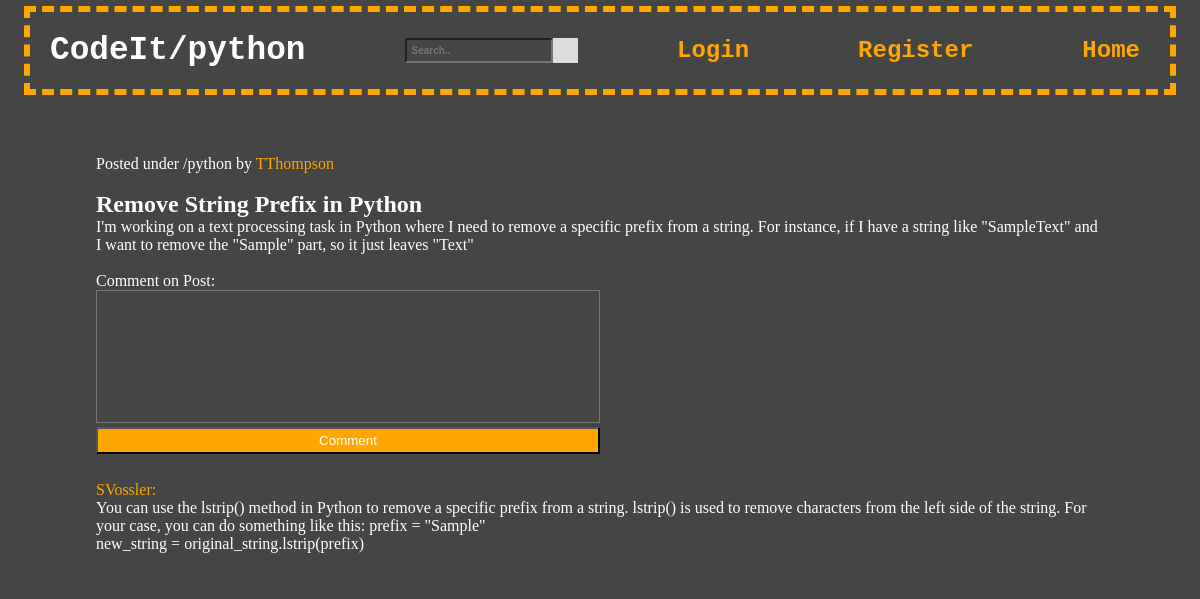
The page /post?post_id=4 on the database its author committed.
### tables this page shows
CREATE TABLE ForumPost(
        PostId INTEGER PRIMARY KEY NOT NULL,
        PostedBy TEXT NOT NULL,
        PostTitle TEXT NOT NULL,
        PostContent TEXT NOT NULL,
        PostSubForum TEXT NOT NULL,
        Upvotes INTEGER NOT NULL,
        Downvotes INTEGER NOT NULL
    );

### run.py (the view)
@app.route("/post")
def post():
    id = request.args.get('post_id')
    con = sql.connect("ForumPosts.db")
    con.row_factory = sql.Row
    cur = con.cursor()
    sql_select_query = """select * from ForumPost WHERE\
        PostId = ?"""
    cur.execute(sql_select_query, (id,))
    post = cur.fetchone()
    con.close()
    postDict = None
    if post:
        postDict = {
            "postId": post[0],
            "postedBy": post[1],
            "title": post[2],
            "content": post[3],
            "subforum": post[4]
        }
    con = sql.connect("PostComments.db")
    con.row_factory = sql.Row
    cur = con.cursor()
    sql_select_query = """select * from PostComment where\
        PostId = ?"""
    cur.execute(sql_select_query, (id,))
    comments = cur.fetchall()
    print(comments)
    con.close()
    return render_template('post.html',
            postDict = postDict, comments=comments )

### templates/post.html (shortened to what this page needs)
<!DOCTYPE html>
<html lang="en">
<head>
    <link href="../static/css/post.css" rel="stylesheet">
</head>
<body>
    <nav class="nav-bar">
        <div class="forum-logo">
          <h3>CodeIt/{{postDict['subforum']}}</h3>
        </div>
        <div class="search-container">
          <form action="/index">
            <input type="text" placeholder="Search.." name="search">
            <button type="submit"></button>
          </form>
        </div>
        {% if not session['logged_in'] %}
          <a href="/login-clicked">Login</a>
          <a href="/register">Register</a>
        {% endif %}
        <a href="/index">Home</a>
    </nav>
    <div class="post-container">
      <header>
        <p>Posted under /{{postDict["subforum"]}} by <a href="{{url_for('profile', posted_by=postDict['postedBy'])}}">{{postDict["postedBy"]}}</a> </p> <br />
        <h2>{{postDict["title"]}}</h2>
      </header>
      <article>
        <p>{{postDict["content"]|safe}}</p> <br />
      </article>
      <footer>
        <p>Comment on Post:
          </p>
        <div class="comment-input-container">
          <form action="{{ url_for('comment_submit', post_id=postDict['postId']) }}" method="post">
            <textarea class="comment-input" name="comment-content"></textarea>
            <input class="button" type="submit" value="Comment" />
          </form>
        </div>
        <br/>
        <br/>
        <br/>
        {% for comment in comments %}
            <a href="{{url_for('profile', posted_by=comment['CommentedBy'])}}">{{comment["CommentedBy"]}}:</a>
            <p>{{ comment["CommentContent"]|safe }}</p> <br/>
        {% endfor %}
      </footer>
    </div>
</body>
</html>

### static/css/post.css (style rules this page uses)
* { margin: 0; padding: 0; background-color: rgb(69, 69, 69); }
.nav-bar { background-color: rgb(69, 69, 69); color: #fff; font-family: "Courier New", "Lucida Console", Monaco, Consolas, monospace; display: flex; flex-wrap: wrap; justify-content: space-between; align-items: center; margin-top: 0.5%; margin-bottom: 5%; margin-right: 2%; margin-left: 2%; padding: 20px; border: 0.75ex dashed hsl(39, 100%, 50%); }
.forum-logo { font-size: 28px; display: flex; align-items: center; }
.nav-bar .search-container { border: none; }
.nav-bar input[type=text] { font-size: 10px; font-weight: bold; padding: 5px; }
.nav-bar .search-container button { float: right; padding: 12.75px; background: #ddd; font-size: 10px; border: none; cursor: pointer; }
nav a { font-size: 24px; margin-right: 10px; color: hsl(39, 100%, 50%); font-weight: bold; }
a:link { text-decoration: none; }
.post-container { color: #fff; margin-right: 8%; margin-left: 8%; }
header a, footer a { color: hsl(39, 100%, 50%); }
.comment-input { width: 50%; height: 10em; box-sizing: border-box; resize: none; color: #fff; }
.button { height: 2em; width: 50%; margin-right: 50%; background-color:hsl(39, 100%, 50%); color: #fff; float: right; }

### rows shown on the page
ForumPost: subforum "python", postedBy "TThompson", title "Remove String Prefix in Python", content "I'm working on a text processing task in Python where I need to remove a specific prefix from a string. For instance, if I have a string like \"SampleText\" and I want to remove the \"Sample\" part, so it just leaves \"Text\""

### other values the page prints
{{ comment["CommentedBy"] }} "SVossler"
